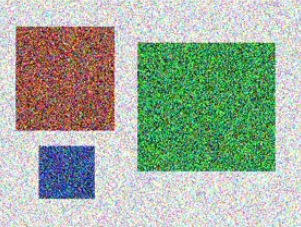
#> input picture fuzzy.png, 301 x 227 px
$ python challenge2.py
#> lines starting #> are read from the running program, lines starting #| are printed output that depends on the picture; after the words box and inside, x2 and y2 are one past the last pixel; in counts of white or black regions, pixels touching at a corner belong together; long printed decimals are rounded
import numpy as np
import cv2
import random

img=cv2.imread("fuzzy.png",1)
#> img is the input picture: shape (227, 301, 3); mean B, G, R 157.8, 175, 160.7
gray=cv2.cvtColor(img,cv2.COLOR_BGR2GRAY)
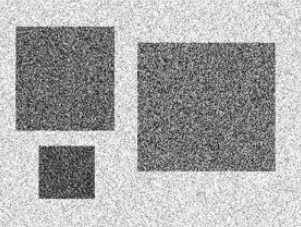
#> gray: shape (227, 301); min 14, max 255, mean 168.7
blur=cv2.GaussianBlur(gray,(3,3),0)
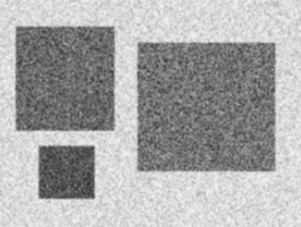
#> blur: shape (227, 301); min 46, max 245, mean 168.8

thresh=cv2.adaptiveThreshold(blur,255,cv2.ADAPTIVE_THRESH_GAUSSIAN_C,cv2.THRESH_BINARY,205,1)
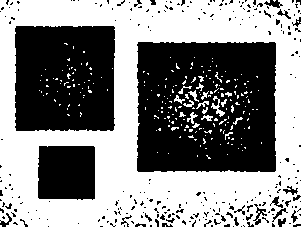
#> thresh: shape (227, 301); 53.4% white; 275 black regions (249 under 20 px), largest, box (x1, y1, x2, y2) and area: (137, 42, 276, 172) 16539, (15, 26, 115, 131) 10134, (38, 146, 95, 200) 3001

kernel=np.ones((5,5),'uint8')

dilate =cv2.dilate(thresh,kernel,iterations=1)
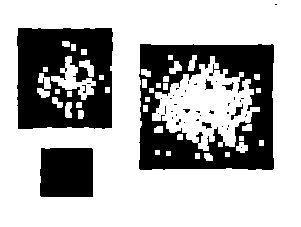
#> dilate: shape (227, 301); 69.7% white; 42 black regions (35 under 20 px)

cv2.imshow("fuzzy",img)
cv2.imshow("binary",thresh)
cv2.imshow("dilate",dilate)

contours,_=cv2.findContours(thresh,cv2.RETR_TREE,cv2.CHAIN_APPROX_SIMPLE)
#> contours = 481 contours, 448 with area under 20; largest, box (x1, y1, x2, y2) and area: (0, 0, 301, 227) 67014, (136, 41, 277, 173) 18022, (14, 25, 116, 132) 10506, (37, 145, 96, 201) 3108, (252, 206, 268, 222) 92
print(len(contours))
#| 481

contours2,_=cv2.findContours(dilate,cv2.RETR_TREE,cv2.CHAIN_APPROX_SIMPLE)
#> contours2 = 89 contours, 50 with area under 20; largest, box (x1, y1, x2, y2) and area: (0, 0, 301, 227) 67800, (138, 43, 275, 171) 16794, (16, 27, 114, 130) 9574, (152, 56, 260, 151) 5240, (39, 147, 94, 198) 2662
print(len(contours2))
#| 89

filtered=[]
for c in contours:
    if cv2.contourArea(c) < 1000 : continue
    filtered.append(c)
#> this loop made 481 passes
#> c on passes 1, 2, 4: [[297, 226], [300, 226]], [[165, 225], [165, 226]], [[0, 225], [0, 226], [1, 226], [1, 225]]
#> after the loop, filtered = 4 contours; box (x1, y1, x2, y2) and area: (0, 0, 301, 227) 67014, (136, 41, 277, 173) 18022, (14, 25, 116, 132) 10506, (37, 145, 96, 201) 3108
print(len(filtered))
#| 4

objects=np.zeros([img.shape[0],img.shape[1],3],'uint8')
for c in filtered:
    col=(random.randint(0,255),random.randint(0,255),random.randint(0,255))
    cv2.drawContours(objects,[c],-1,col,-1)
    area=cv2.contourArea(c)
    p=cv2.arcLength(c,True)
    print(area,p)
#> this loop made 4 passes
#> (col, area, p) on passes 1 to 4: ((197, 215, 20), 67014, 1424.2), ((132, 248, 207), 3108.5, 225.7), ((155, 244, 183), 18021.5, 582.6), ((111, 71, 144), 10506, 440.8)
#| 67014.0 1424.240
#| 3108.5 225.698
#| 18021.5 582.635
#| 10506.0 440.794
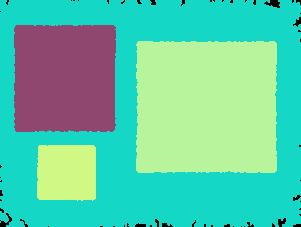
#> objects: shape (227, 301, 3); mean of channels 0, 1, 2 167.3, 199.7, 91.7; drawn as B, G, R
cv2.imshow("contours",objects)

filtered2=[]
for c2 in contours2:
    if cv2.contourArea(c2) < 1000 : continue
    filtered2.append(c2)
#> this loop made 89 passes
#> c2 on passes 1, 5, 6, 7, 8, 10, 11, 12, 16, 17, 18, 19: [[0, 0], [0, 226], [300, 226], [300, 0]], [[195, 153], [195, 158], [199, 158], [199, 153]], [[225, 152], [225, 156], [229, 156], [229, 152]], [[166, 151], [166, 155], [170, 155], [170, 151]], [[155, 150], [155, 154], [159, 154], [159, 150]], [[240, 147], [241, 146], [242, 147], [241, 148]], [[259, 140], [259, 145], [263, 145], [263, 140]], [[239, 136], [239, 140], [243, 140], [243, 136]], [[143, 105], [143, 111], [147, 111], [147, 105]], [[145, 97], [145, 101], [149, 101], [149, 97]], [[256, 88], [256, 92], [260, 92], [260, 88]], [[149, 88], [149, 92], [153, 92], [153, 88]]
#> after the loop, filtered2 = 5 contours; box (x1, y1, x2, y2) and area: (0, 0, 301, 227) 67800, (138, 43, 275, 171) 16794, (16, 27, 114, 130) 9574, (152, 56, 260, 151) 5240, (39, 147, 94, 198) 2662
print(len(filtered2))
#| 5

objects2=np.zeros([img.shape[0],img.shape[1],3],'uint8')
for c2 in filtered2:
    col=(random.randint(0,255),random.randint(0,255),random.randint(0,255))
    cv2.drawContours(objects2,[c2],-1,col,-1)
    area=cv2.contourArea(c)
    p=cv2.arcLength(c,True)
    print(area,p)
#> this loop made 5 passes
#> col on passes 2 to 5: (75, 158, 50), (37, 169, 241), (51, 181, 222), (161, 104, 244)
#> (c2, col) on pass 1: ([[0, 0], [0, 226], [300, 226], [300, 0]], (71, 48, 128))
#| 10506.0 440.794
#| 10506.0 440.794
#| 10506.0 440.794
#| 10506.0 440.794
#| 10506.0 440.794
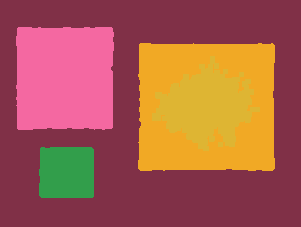
#> objects2: shape (227, 301, 3); mean of channels 0, 1, 2 76.7, 91.6, 168.1; drawn as B, G, R
cv2.imshow("contours2",objects2)

cv2.waitKey(0)
cv2.destroyAllWindows()
